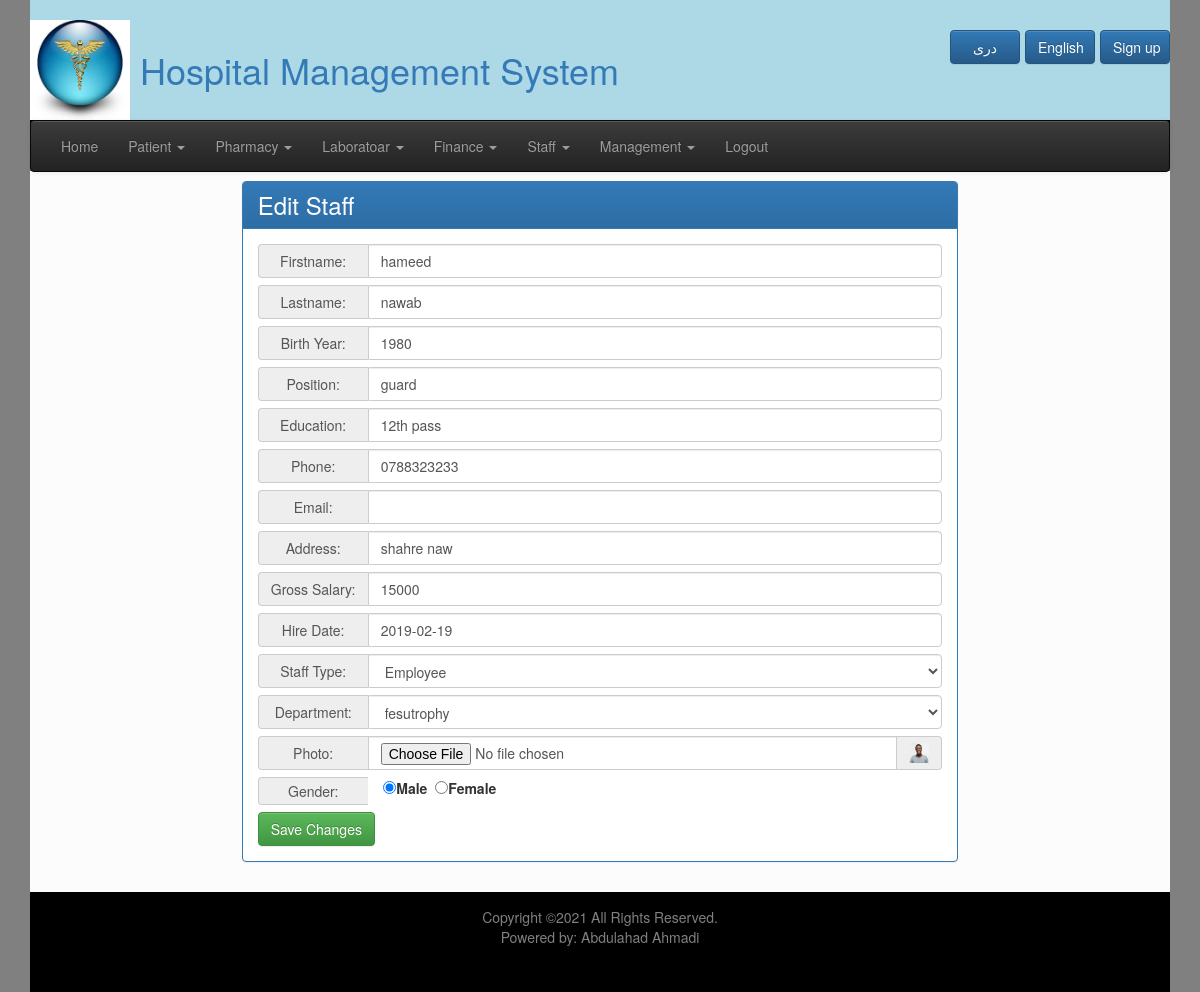
Page /staff_edit.php?staff_id=3 (signed in) on the committed database.
### tables this page shows
CREATE TABLE `staff` (
  `staff_id` int(11) NOT NULL,
  `firstname` varchar(32) NOT NULL,
  `lastname` varchar(32) NOT NULL,
  `birth_year` int(11) NOT NULL,
  `position` varchar(64) NOT NULL,
  `education` varchar(120) NOT NULL,
  `gender` tinyint(1) NOT NULL,
  `photo` varchar(120) NOT NULL,
  `phone` char(10) NOT NULL,
  `email` varchar(120) DEFAULT NULL,
  `address` varchar(120) NOT NULL,
  `gross_salary` int(11) NOT NULL,
  `hire_date` date NOT NULL,
  `staff_type` int(11) NOT NULL,
  `department_id` int(11) DEFAULT NULL
);

CREATE TABLE `department` (
  `department_id` int(11) NOT NULL,
  `name` varchar(32) NOT NULL,
  `create_date` date NOT NULL
);

### staff_edit.php (the view, shortened to what this page needs)
<?php require_once("connection.php"); ?>
<?php
    $id = $_GET["staff_id"];
    $staff = mysqli_query($con, "SELECT * FROM staff WHERE staff_id = $id");
    $row_staff = mysqli_fetch_assoc($staff);
    $department = mysqli_query($con, "SELECT * FROM department ");
    $row_department = mysqli_fetch_assoc($department);
?>
<?php require_once("top.php"); ?>
<!DOCTYPE html>
<html lang="en">
<head>
</head>
<body>
    <div class="col-lg-8 col-md-8 col-sm-8 col-xs-12 col-lg-offset-2 col-md-offset-2 col-sm-offset-2 col-xs-offset-0">
        <div class="panel panel-primary">
            <div class="panel-heading">
                <h1>Edit Staff</h1>
            </div>
            <div class="panel-body">
                <form method="post" enctype="multipart/form-data">
                    <div class="input-group">
                        <span class="input-group-addon">
                            Firstname:
                        </span>
                        <input value="<?php echo $row_staff["firstname"]; ?>" class="form-control" type="text" name="firstname">
                    </div>
                    <div class="input-group">
                        <span class="input-group-addon">
                            Lastname:
                        </span>
                        <input value="<?php echo $row_staff["lastname"]; ?>" class="form-control" type="text" name="lastname">
                    </div>
                    <div class="input-group">
                        <span class="input-group-addon">
                            Birth Year:
                        </span>
                        <input value="<?php echo $row_staff["birth_year"]; ?> " class="form-control" type="text" name="birth_year">
                    </div>
                    <div class="input-group">
                        <span class="input-group-addon">
                            Position:
                        </span>
                        <input value="<?php echo $row_staff["position"]; ?>" class="form-control" type="text" name="position">
                    </div>
                    <div class="input-group">
                        <span class="input-group-addon">
                            Education:
                        </span>
                        <input value="<?php echo $row_staff["education"]; ?>" class="form-control" type="text" name="education">
                    </div>
                    <div class="input-group">
                        <span class="input-group-addon">
                            Phone:
                        </span>
                        <input value="<?php echo $row_staff["phone"]; ?>" class="form-control" type="text" name="phone">
                    </div>
                    <div class="input-group">
                        <span class="input-group-addon">
                            Email:
                        </span>
                        <input value="<?php echo $row_staff["email"]; ?>" class="form-control" type="text" name="email">
                    </div>
                    <div class="input-group">
                        <span class="input-group-addon">
                            Address:
                        </span>
                        <input value="<?php echo $row_staff["address"]; ?>" class="form-control" type="text" name="address">
                    </div>
                    <div class="input-group">
                        <span class="input-group-addon">
                            Gross Salary:
                        </span>
                        <input value="<?php echo $row_staff["gross_salary"]; ?>" class="form-control" type="text" name="gross_salary">
                    </div>
                    <div class="input-group">
                        <span class="input-group-addon">
                            Hire Date:
                        </span>
                        <input value="<?php echo $row_staff["hire_date"]; ?>" class="form-control" type="text" name="hire_date">
                    </div>
                    <div class="input-group">
                        <span class="input-group-addon">
                            Staff Type:
                        </span>
                        <select class="form-control" name="staff_type">
                            <option <?php if($row_staff["staff_type"] == 3) echo "selected"; ?> value="3">Employee</option>
                    </div>
                    <div class="input-group">
                        <span class="input-group-addon">
                            Department:
                        </span>
                        <select class="form-control" name="department_id">
                        <?php do{ ?>
                            <option <?php if($row_staff["department_id"] == $row_department["department_id"]) echo "selected"; ?> value="<?php echo $row_department["department_id"]; ?>"><?php echo $row_department["name"]; ?></option>
                        <?php }while($row_department = mysqli_fetch_assoc($department)); ?>
                        </select>
                    </div>
                    <div class="input-group">
                        <span class="input-group-addon">
                            Photo:
                        </span>
                        <input class="form-control" type="file" name="photo">
                        <span class="input-group-addon" style="width:20px;">
                            <img src="<?php echo $row_staff["photo"];?>" width="20">
                        </span>
                    </div>
                    <div class="input-group">
                        <span class="input-group-addon">
                            Gender:
                        </span>&nbsp; &nbsp;
                        <label><input <?php if($row_staff["gender"] == 0) echo "checked"; ?> type="radio" name="gender" value="0">Male</label>&nbsp;
                        <label><input <?php if($row_staff["gender"] == 1) echo "checked"; ?>type="radio" name="gender" value="1">Female</label>
                    </div>
                    <input class="btn btn-success" type="submit" value="Save Changes">
                </form>
            </div>
        </div>
    </div>
</body>
</html>
<?php  require_once("footer.php"); ?>

### css/style.css (style rules this page uses)
#content h1 { margin: 0%; }
.input-group { margin-bottom: 7px; }
.panel-heading h1 { margin: 0; font-size: 24px; margin-bottom: 0 !important; }
.input-group-addon { width: 110px; }
.input-group { width: 100%; }

### top.php (style rules this page uses)
body { background-color: gray; }

### rows in the picture
staff: firstname "hameed", lastname "nawab", birth_year "1980", position "guard", education "12th pass", phone "0788323233", address "shahre naw", gross_salary "15000", hire_date "2019-02-19", staff_type "Employee", department_id "fesutrophy", photo (picture), gender "☑ Male", gender "☐ Female"
